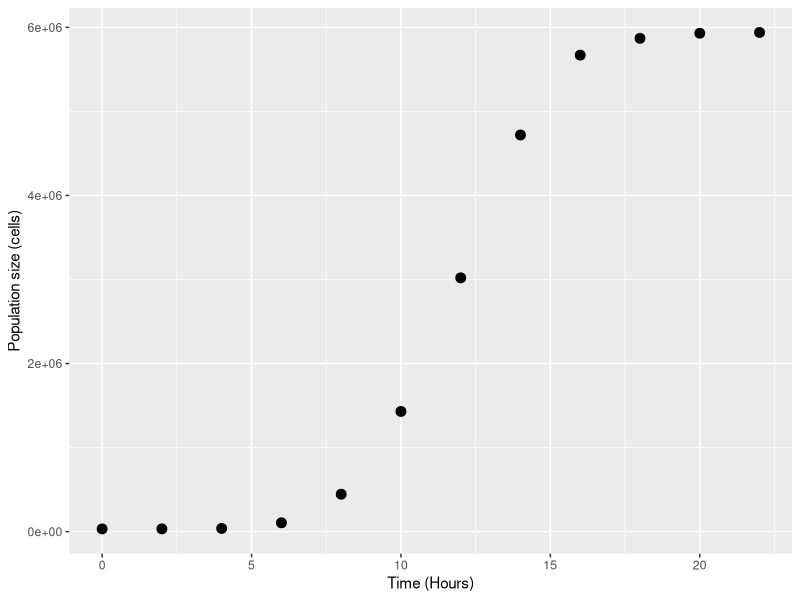
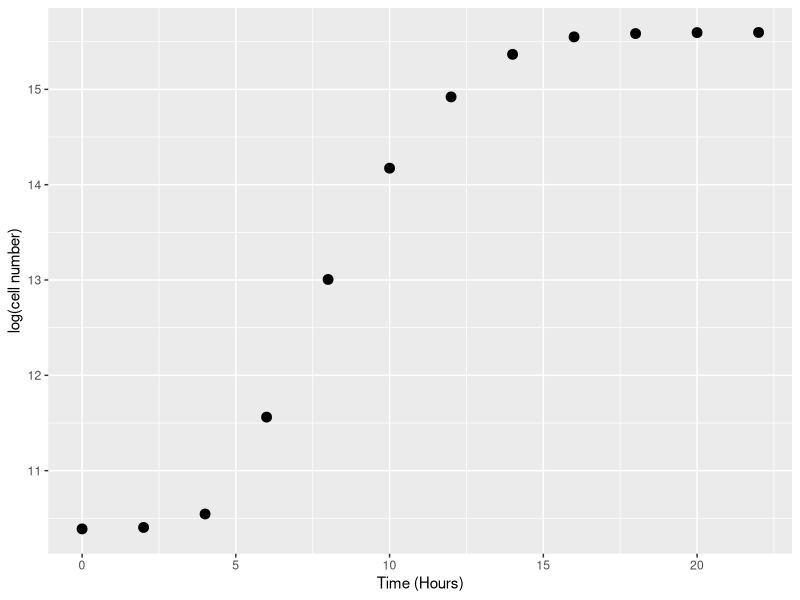
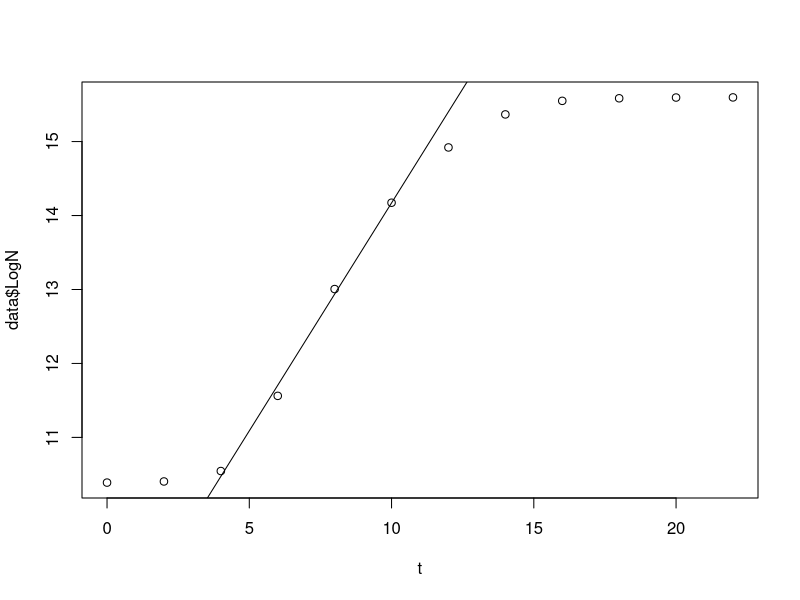
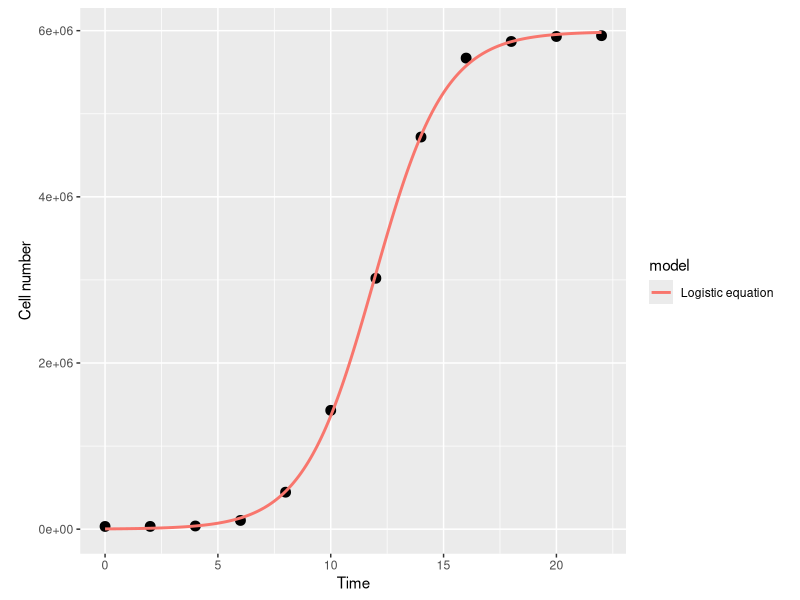
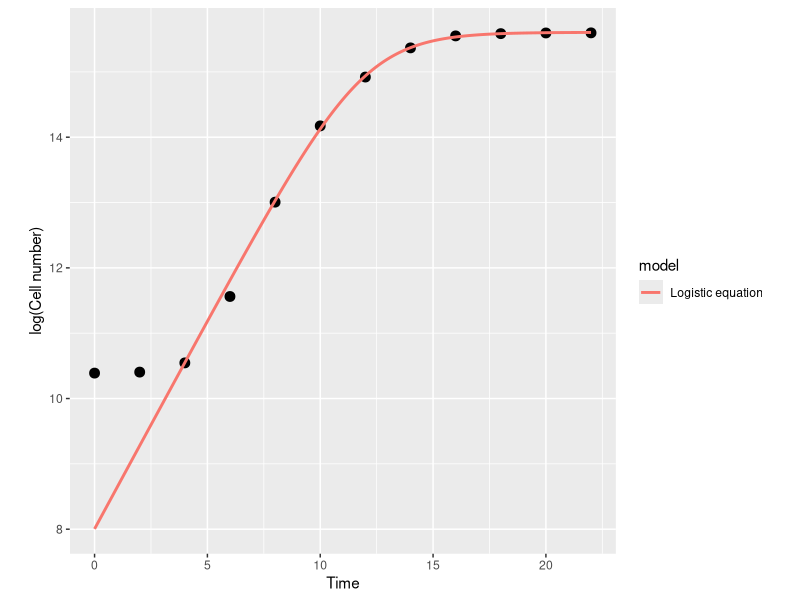
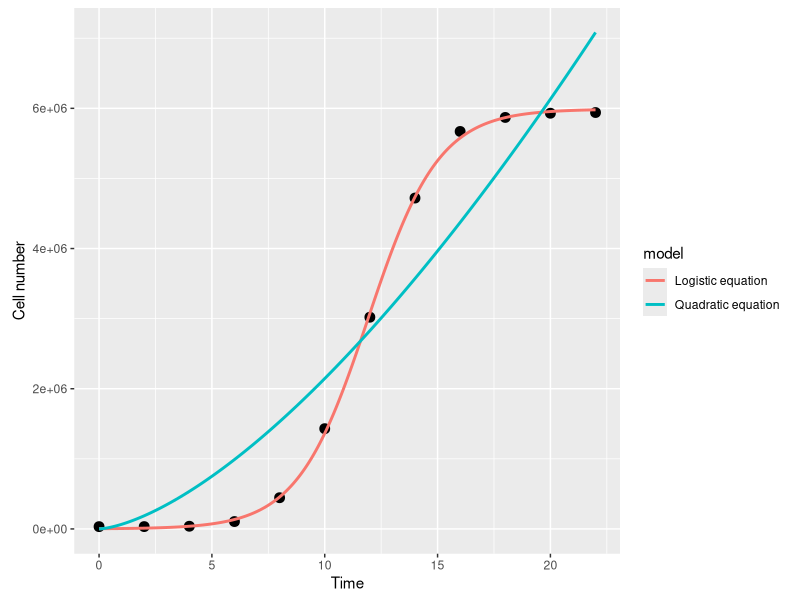

Write the R code that produced these figures, in order. (Note: this script raises an error after producing the figures.)
#!/usr/bin/env R

#packages
require(ggplot2)
require(minpack.lm)

rm(list=ls())

# Generate data - a bacterial population over time
t <- seq(0, 22, 2)
N <- c(32500, 33000, 38000, 105000, 445000, 1430000, 3020000, 4720000, 5670000, 5870000, 5930000, 5940000)

set.seed(1234) #set seed to ensure get the same random sequence

data <- data.frame(t, N + rnorm(length(time), sd = 0.1)) #add some random error

names(data) <- c("Time", "N")

head(data)

#plot the data
ggplot(data, aes(x = Time, y = N)) +
  geom_point(size = 3) +
  labs(x = "Time (Hours)", y = "Population size (cells)")

######## Basic linear approach - applying linear model to exponential phase only
data$LogN <- log(data$N) #add column of log of population at each time point

#visualise
ggplot(data, aes(x = t, y = LogN)) +
  geom_point(size = 3) +
  labs(x = "Time (Hours)", y = "log(cell number)")

#based on the graph, logged data looks fairly linear between 4 and 10
r <- (data[data$Time == 10,]$LogN - data[data$Time == 4,]$LogN) / (10 - 4)
r # = 0.605

### Better version - fit lm through exponential part
lm_growth <- lm(LogN ~ Time, data = data[data$Time > 2 & data$Time < 12,])
summary(lm_growth)
r <- coef(lm_growth)[[2]]
r # = 0.616

#visualise lm_growth
plot(x = t, y = data$LogN)
abline(coef(lm_growth)[[1]], coef(lm_growth)[[2]])


########## Fitting non-linear models for growth trajectories
logistic_model <- function(t, r_max, N_max, N_0) { #the classic logistical equation
  return(N_0 * N_max * exp(r_max * t)/(N_max + N_0 * (exp(r_max * t) - 1)))
}

#define starting paramenters
N_0_start <- min(data$N) # lowest population size
N_max_start <- max(data$N) # lowest population size
r_max_start <- 0.62 # use our linear estimate from before

fit_logistic <- nlsLM(N ~ logistic_model(t = Time, r_max, N_max, N_0), data,
                      start = list(r_max=r_max_start, N_0 = N_0_start, N_max = N_max_start))
summary(fit_logistic)

#plot the fit

##first create dataframe that will be used to draw the model fit line
timepoints <- seq(0, 22, 0.1)

logistic_points <- logistic_model(t = timepoints, 
                                  r_max = coef(fit_logistic)["r_max"],
                                  N_max = coef(fit_logistic)["N_max"],
                                  N_0 = coef(fit_logistic)["N_0"])
df1 <- data.frame(timepoints, logistic_points)
df1$model <- "Logistic equation"
names(df1) <- c("Time", "N", "model")

ggplot(data, aes(x = Time, y = N)) +
  geom_point(size = 3) +
  geom_line(data = df1, #here we use the dataframe we just created
            aes(x = Time, y = N, col = model),
            size = 1) +
  theme(aspect.ratio = 1) + #make the plot square
  labs(x = "Time", y = "Cell number")

r <- coef(fit_logistic)[["r_max"]]
r # = 0.638


## try same plot on log transformed axis (like for original linear examples)
ggplot(data, aes(x = Time, y = LogN)) +
  geom_point(size = 3) +
  geom_line(data = df1,
            aes(x = Time, y = log(N), col = model),
            size = 1) +
  theme(aspect.ratio = 1) +
  labs(x = "Time", y = "log(Cell number)")
# doesn't fit the lag phase of the model as the logistic model 
# assumes population is growing from the start

#taking log exposes deviation from the data - when the values are very small, the fit might be 
#visually fine, but that's just becuase the numbers are so small that you can't tell it's deviating

#once done, fit a linear model to the curve = try quadratic or cubic

powMod <- function(x, a, b) {
  return(a * x^b)
}

model_quad <- nlsLM(N ~ powMod(x = Time, a, b), data = data,
                    start = c(a = 2, b = 2))
summary(model_quad)

timepoints <- timepoints <- seq(0, 22, 0.1)

quadratic.points <- powMod(x = timepoints,
                    a = coef(model_quad)["a"],
                    b = coef(model_quad)["b"])
df2 <- data.frame(timepoints, quadratic.points)
df2$model <- "Quadratic equation"
names(df2) <- c("Time", "N", "model")

ggplot(data, aes(x = Time, y = N)) +
  geom_point(size = 3) +
  geom_line(data = df1, #here we use the dataframe we just created
            aes(x = Time, y = N, col = model),
            size = 1) +
  geom_line(data = df2,
            aes(x = Time, y = N, col = model),
            size = 1) +
  theme(aspect.ratio = 1) + #make the plot square
  labs(x = "Time", y = "Cell number")



model_poly <- lm(N ~ poly(Time, 3), data = data)

summary(model_poly)

timepoints <- seq(0, 22, 0.1)

poly.points <- pow3Mod(x = timepoints,
                       a = coef(model_poly)["a"],
                       b = coef(model_poly)["b"],
                       c = coef(model_poly)["c"],
                       d = coef(model_poly)["d"])

df3 <- data.frame(timepoints, poly)
df3$model <- "Polynomial equation"
names(df3) <- c("Time", "N", "model")

ggplot(data, aes(x = Time, y = N)) +
  geom_point(size = 3) +
  geom_line(data = df1, #here we use the dataframe we just created
            aes(x = Time, y = N, col = model),
            size = 1) +
  geom_line(data = df2,
            aes(x = Time, y = N, col = model),
            size = 1) +
  geom_line(data = df3,
            aes(x = Time, y = N, col = model),
            size = 1) +
  theme(aspect.ratio = 1) + #make the plot square
  labs(x = "Time", y = "Cell number")
